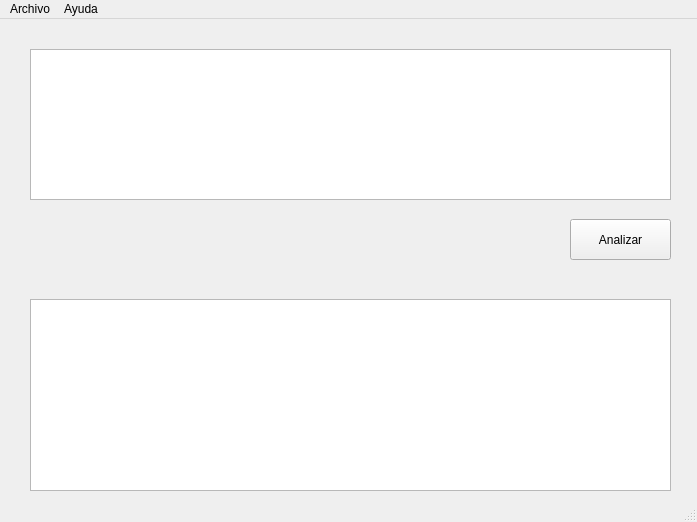
<?xml version="1.0" encoding="UTF-8"?>
<ui version="4.0">
 <class>MainWindow</class>
 <widget class="QMainWindow" name="MainWindow">
  <property name="geometry">
   <rect>
    <x>0</x>
    <y>0</y>
    <width>697</width>
    <height>522</height>
   </rect>
  </property>
  <property name="windowTitle">
   <string>MainWindow</string>
  </property>
  <property name="styleSheet">
   <string notr="true">
</string>
  </property>
  <widget class="QWidget" name="centralwidget">
   <widget class="QPushButton" name="btnAnalizar">
    <property name="geometry">
     <rect>
      <x>570</x>
      <y>200</y>
      <width>101</width>
      <height>41</height>
     </rect>
    </property>
    <property name="text">
     <string>Analizar</string>
    </property>
   </widget>
   <widget class="QPlainTextEdit" name="txtCodigo">
    <property name="geometry">
     <rect>
      <x>30</x>
      <y>30</y>
      <width>641</width>
      <height>151</height>
     </rect>
    </property>
   </widget>
   <widget class="QListWidget" name="listWidget">
    <property name="geometry">
     <rect>
      <x>30</x>
      <y>280</y>
      <width>641</width>
      <height>192</height>
     </rect>
    </property>
   </widget>
  </widget>
  <widget class="QMenuBar" name="menubar">
   <property name="geometry">
    <rect>
     <x>0</x>
     <y>0</y>
     <width>697</width>
     <height>21</height>
    </rect>
   </property>
   <widget class="QMenu" name="menuArchivo">
    <property name="title">
     <string>Archivo</string>
    </property>
    <addaction name="actionAbrir"/>
    <addaction name="actionGuardar"/>
    <addaction name="actionSalir"/>
   </widget>
   <widget class="QMenu" name="menuAyuda">
    <property name="title">
     <string>Ayuda</string>
    </property>
    <addaction name="actionTutorial"/>
    <addaction name="actionTokens"/>
    <addaction name="actionAcerca_de_nosotros"/>
   </widget>
   <addaction name="menuArchivo"/>
   <addaction name="menuAyuda"/>
  </widget>
  <widget class="QStatusBar" name="statusbar"/>
  <action name="actionAbrir">
   <property name="text">
    <string>Abrir</string>
   </property>
  </action>
  <action name="actionGuardar">
   <property name="text">
    <string>Guardar</string>
   </property>
  </action>
  <action name="actionSalir">
   <property name="text">
    <string>Salir</string>
   </property>
  </action>
  <action name="actionTutorial">
   <property name="text">
    <string>Tutorial</string>
   </property>
  </action>
  <action name="actionTokens">
   <property name="text">
    <string>Tokens</string>
   </property>
  </action>
  <action name="actionAcerca_de_nosotros">
   <property name="text">
    <string>Acerca de nosotros</string>
   </property>
  </action>
 </widget>
 <resources/>
 <connections/>
</ui>
